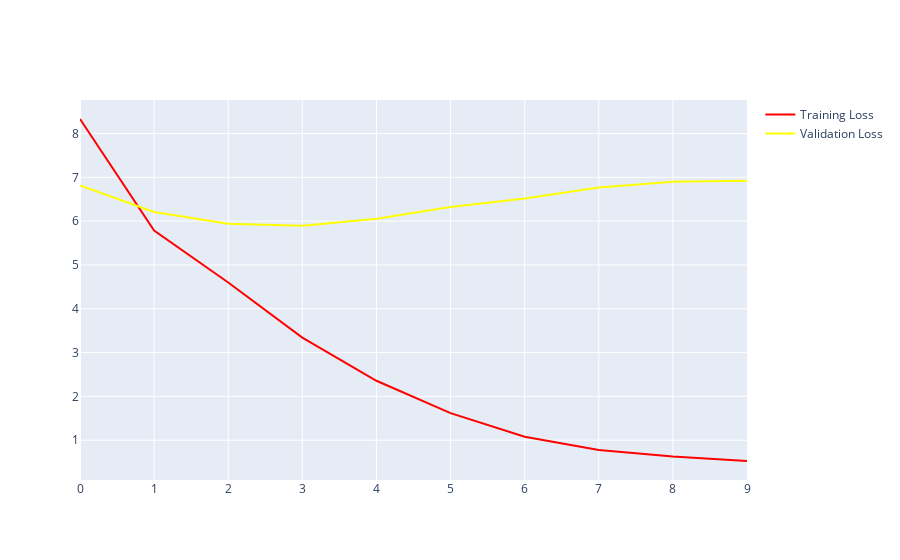

Notebook code for this chart:
### Markdown cell above
# Part 8 : Plot

### Code cell
training_curve = go.Scatter(
  x = torch.arange(epochs),
  y = TRAIN_LOSS,
  mode = 'lines',
  line = dict(color='red'),
  name = 'Training Loss'
)

valid_curve = go.Scatter(
  x = torch.arange(epochs),
  y = VAL_LOSS,
  mode = 'lines',
  line = dict(color='yellow'),
  name = 'Validation Loss'
)

figure = go.Figure(data=[training_curve,valid_curve])
figure.show()

### Figure 1 — Plotly figure (JSON) as saved in the notebook; plotly's stock layout.template omitted (floating-point values rounded to 4 significant figures)
{"data": [{"line": {"color": "red"}, "mode": "lines", "name": "Training Loss", "type": "scatter", "x": [0, 1, 2, 3, 4, 5, 6, 7, 8, 9], "y": [8.331, 5.784, 4.6, 3.341, 2.357, 1.618, 1.079, 0.775, 0.629, 0.526]}, {"line": {"color": "yellow"}, "mode": "lines", "name": "Validation Loss", "type": "scatter", "x": [0, 1, 2, 3, 4, 5, 6, 7, 8, 9], "y": [6.816, 6.208, 5.941, 5.897, 6.053, 6.322, 6.518, 6.77, 6.897, 6.921]}], "layout": {}}
